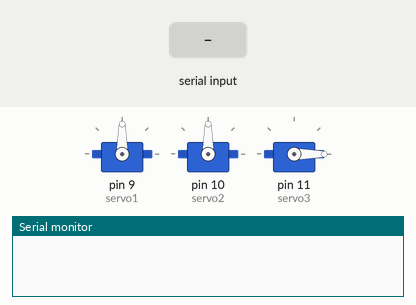
This sketch was run on a simulated Arduino Uno, built with avr-gcc and run on an emulated ATmega328P. Parts: 3 × servo, the last lines printed to the serial monitor. Inputs (shaded band) come from the test bench.

Above: at 1.2 s.
1.3 s: "90,45\n" received over Serial
At 2.5 s:
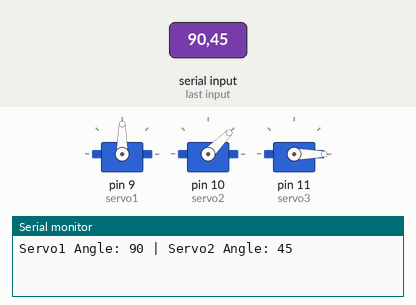
2.8 s: "30,150\n" received over Serial
At 3.7 s:
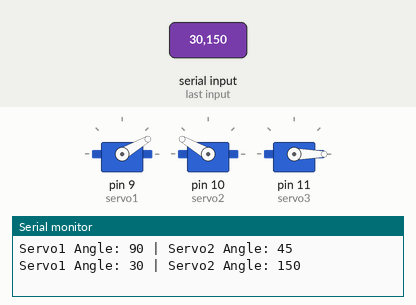
4.3 s: "1,90\n" received over Serial
At 4.7 s:
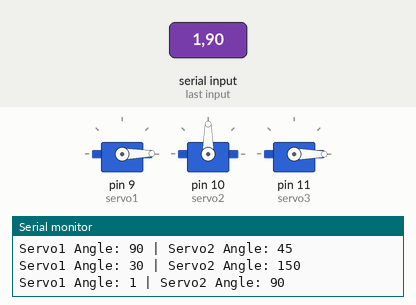
Timing chart, 0 to 7.3 s (numbered marks = the images above; inputs shaded):
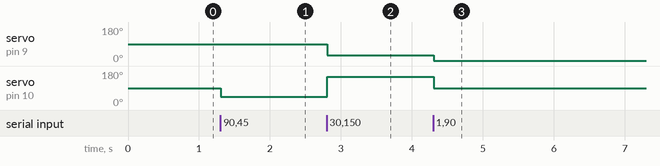

The sketch:

robotarm.ino
```cpp
#include <Servo.h> // 서보 모터 제어를 위한 Servo 라이브러리 포함

Servo servo1;  // 첫 번째 서보
Servo servo2;  // 두 번째 서보
Servo servo3;  // 고정 서보

void setup() {
  Serial.begin(9600); // 시리얼 통신을 9600 baud로 시작
  servo1.attach(9);  // 첫 번째 서보가 연결된 핀
  servo2.attach(10); // 두 번째 서보가 연결된 핀
  servo3.attach(11); // 고정 서보가 연결된 핀 (원점 고정)

  // 고정 서보를 원점(0도)으로 설정
  servo3.write(0);
}

void loop() {
  if (Serial.available() > 0) { // 시리얼 입력이 있는지 확인
    String angles = Serial.readStringUntil('\n'); // 각도를 문자열로 읽기
    int separatorIndex = angles.indexOf(','); // 쉼표를 기준으로 두 각도 분리

    if (separatorIndex > 0) { // 유효한 입력인지 확인
      // 각도를 문자열에서 추출
      String angle1_str = angles.substring(0, separatorIndex);
      String angle2_str = angles.substring(separatorIndex + 1);

      int angle1 = angle1_str.toInt(); // 첫 번째 각도 변환
      int angle2 = angle2_str.toInt(); // 두 번째 각도 변환

      angle1 = constrain(angle1, 0, 180); // 각도를 0-180 범위로 제한
      angle2 = constrain(angle2, 0, 180); // 각도를 0-180 범위로 제한

      servo1.write(angle1); // 첫 번째 서보에 각도 적용
      servo2.write(angle2); // 두 번째 서보에 각도 적용

      Serial.print("Servo1 Angle: "); // 첫 번째 서보 각도 출력
      Serial.print(angle1); // 첫 번째 서보 각도 출력
      Serial.print(" | Servo2 Angle: "); // 두 번째 서보 각도 출력
      Serial.println(angle2); // 두 번째 서보 각도 출력
    }
  }
}
```

Measured:
- after the input at 1.3 s, servo on pin 10 (servo2): 90° → 45° at once
- after the input at 2.8 s, servo on pin 9 (servo1): 90° → 30° at once; servo on pin 10 (servo2): 45° → 150° at once
- after the input at 4.3 s, servo on pin 9 (servo1): 30° → 1° at once; servo on pin 10 (servo2): 150° → 90° at once
